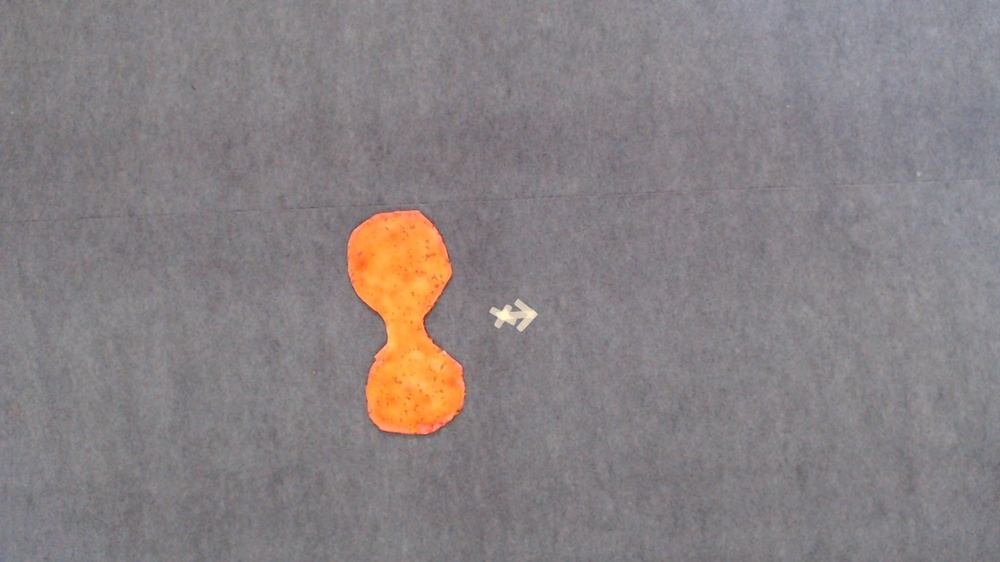
#> input picture test.jpeg, 1000 x 562 px, shrunk from 1600 x 900 before the run
$ python test2.py
#> lines starting #> are read from the running program, lines starting #| are printed output that depends on the picture; after the words box and inside, x2 and y2 are one past the last pixel; in counts of white or black regions, pixels touching at a corner belong together
import cv2
import matplotlib
matplotlib.use('TkAgg')
import matplotlib.pyplot as plt
import numpy as np

flags = [i for i in dir(cv2) if i.startswith('COLOR_')]

len(flags)
flags[40]
nemo = cv2.imread('./test.jpeg')
#> nemo is the input picture: shape (562, 1000, 3); mean B, G, R 131.3, 129.3, 136.1
nemo = cv2.cvtColor(nemo, cv2.COLOR_BGR2RGB)
hsv_nemo = cv2.cvtColor(nemo, cv2.COLOR_RGB2HSV)
#> hsv_nemo: shape (562, 1000, 3); mean H, S, V 133.1, 17, 138.2
light_orange = (1, 190, 200)
dark_orange = (18, 255, 255)
mask = cv2.inRange(hsv_nemo, light_orange, dark_orange)
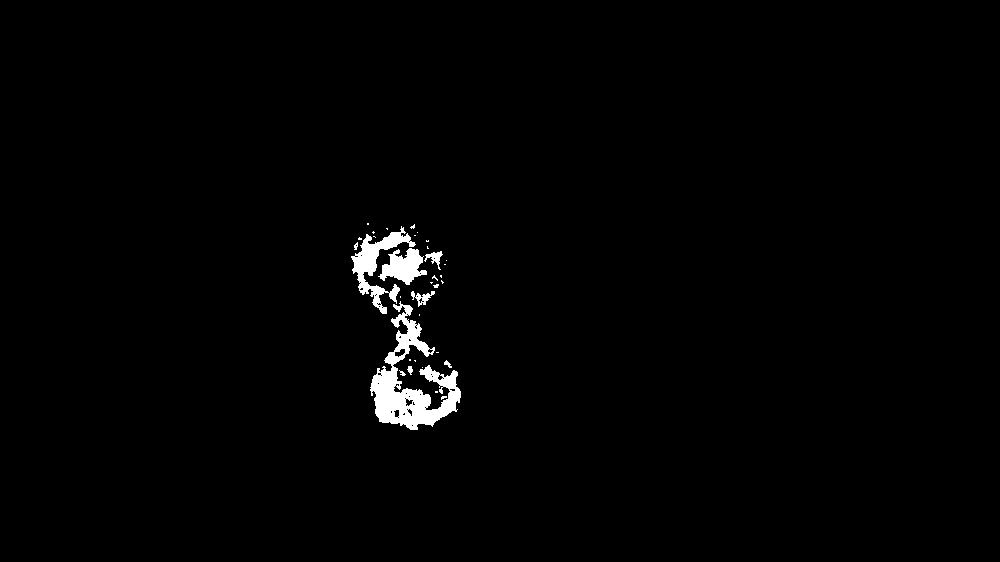
#> mask: shape (562, 1000); 1.3% white; 34 white regions (25 under 20 px), largest, box (x1, y1, x2, y2) and area: (370, 301, 461, 430) 4302, (351, 226, 416, 314) 1624, (378, 248, 427, 285) 994
result = cv2.bitwise_and(nemo, nemo, mask=mask)
plt.subplot(1, 2, 1)
plt.imshow(result, cmap="gray")
plt.show()
blur_img = cv2.GaussianBlur(hsv_nemo, (3,3), 0)
#> blur_img: shape (562, 1000, 3); mean H, S, V 133.2, 17.1, 138.2
img_edges = cv2.Canny(image=blur_img, threshold1=50, threshold2=155)
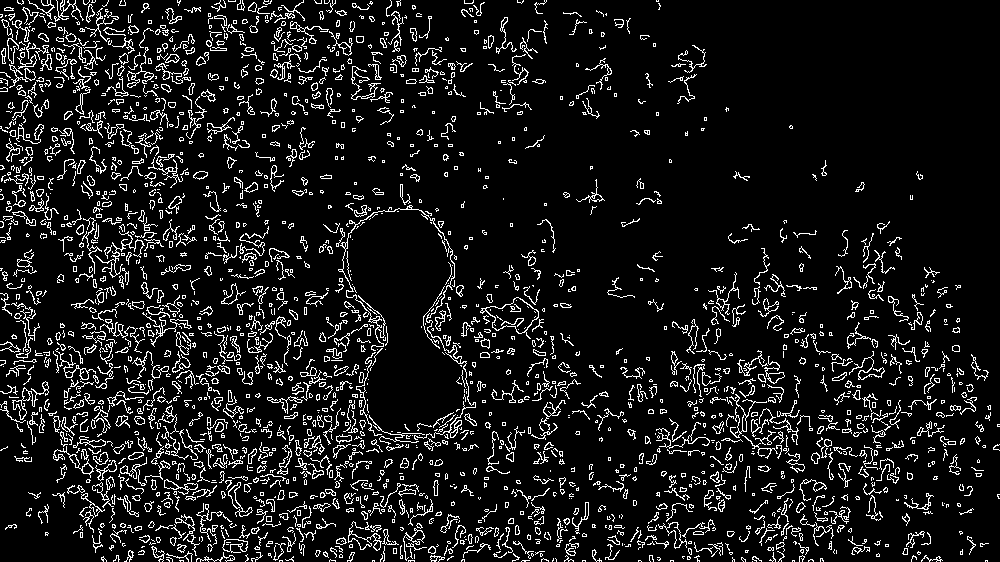
#> img_edges: shape (562, 1000); 9.6% white in thin lines or dots

'''cv2.imshow('Canny Edge Detection', img_edges)
cv2.waitKey(0)
cv2.destroyAllWindows()'''
